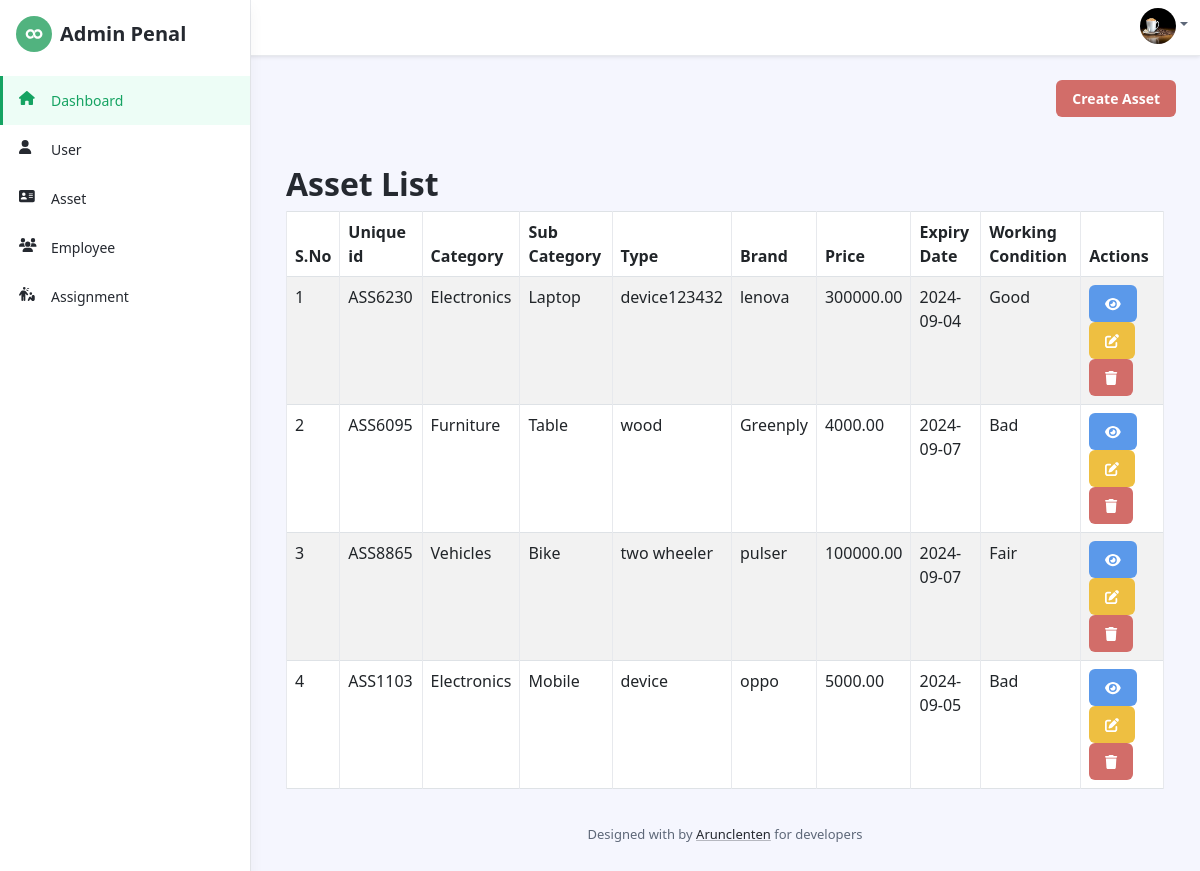
Page /asset.php (signed in) on the committed database.
### tables this page shows
CREATE TABLE `assets` (
  `id` int(11) NOT NULL,
  `unique_id` varchar(250) NOT NULL,
  `category` varchar(100) DEFAULT NULL,
  `sub_category` varchar(100) DEFAULT NULL,
  `type` varchar(100) DEFAULT NULL,
  `brand` varchar(100) DEFAULT NULL,
  `price` decimal(10,2) DEFAULT NULL,
  `expiry_date` date DEFAULT NULL,
  `working_condition` varchar(50) DEFAULT NULL,
  `created_at` timestamp NOT NULL DEFAULT current_timestamp()
);

### asset.php (the view, shortened to what this page needs)
<?php
include("header.php");
include 'db.php';
$assets = $pdo->query("SELECT * FROM assets")->fetchAll(PDO::FETCH_ASSOC);
$sno = 1;
?>
<div class="text-end">
    <a href="create-asset.php" class="btn btn-danger text-white">Create Asset</a>
</div>
<div class="container mt-5">
    <h2>Asset List</h2>
    <table id="example" class="table table-striped table-bordered nowrap" style="width:100%">
        <thead>
            <tr>
                <th>S.No</th>
                <th>Unique id</th>
                <th>Category</th>
                <th>Sub Category</th>
                <th>Type</th>
                <th>Brand</th>
                <th>Price</th>
                <th>Expiry Date</th>
                <th>Working Condition</th>
                <th>Actions</th>
            </tr>
        </thead>
        <tbody>
            <?php foreach ($assets as $asset): ?>
            <tr>
                <td><?php echo $sno++; ?></td>
                <td><?= htmlspecialchars($asset['unique_id']) ?></td>
                <td><?= htmlspecialchars($asset['category']) ?></td>
                <td><?= htmlspecialchars($asset['sub_category']) ?></td>
                <td><?= htmlspecialchars($asset['type']) ?></td>
                <td><?= htmlspecialchars($asset['brand']) ?></td>
                <td><?= htmlspecialchars($asset['price']) ?></td>
                <td><?= htmlspecialchars($asset['expiry_date']) ?></td>
                <td><?= htmlspecialchars($asset['working_condition']) ?></td>
                <td>
                    <a href="asset_view.php?id=<?= $asset['id'] ?>" class="btn btn-info"><i class="fa-solid fa-eye text-white"></i></a>
                    <a href="edit_asset.php?id=<?= $asset['id'] ?>" class="btn btn-warning"><i class="fa-solid fa-pen-to-square text-white"></i></a>
                    <a href="javascript:void(0);" onclick="confirmDelete(<?= $asset['id']; ?>)" class="btn btn-danger"><i class="fa-solid fa-trash text-white"></i></a>
                </td>
            </tr>
            <?php endforeach; ?>
        </tbody>
    </table>
</div>
<?php include('footer.php'); ?>

### rows in the picture
assets: unique "ASS6230", category "Electronics", sub_category "Laptop", type "device123432", brand "lenova", price "300000.00", expiry_date "2024-09-04", working_condition "Good"
assets: unique "ASS6095", category "Furniture", sub_category "Table", type "wood", brand "Greenply", price "4000.00", expiry_date "2024-09-07", working_condition "Bad"
assets: unique "ASS8865", category "Vehicles", sub_category "Bike", type "two wheeler", brand "pulser", price "100000.00", expiry_date "2024-09-07", working_condition "Fair"
assets: unique "ASS1103", category "Electronics", sub_category "Mobile", type "device", brand "oppo", price "5000.00", expiry_date "2024-09-05", working_condition "Bad"
